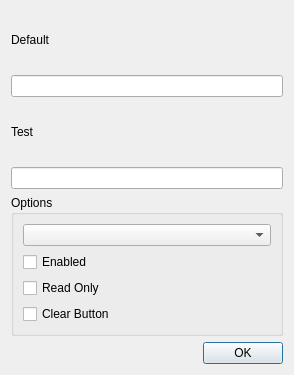
<?xml version="1.0" encoding="UTF-8"?>
<ui version="4.0">
 <class>Dialog</class>
 <widget class="QDialog" name="Dialog">
  <property name="geometry">
   <rect>
    <x>0</x>
    <y>0</y>
    <width>294</width>
    <height>375</height>
   </rect>
  </property>
  <property name="windowTitle">
   <string>Dialog</string>
  </property>
  <layout class="QVBoxLayout" name="verticalLayout_2">
   <item>
    <widget class="QLabel" name="label">
     <property name="text">
      <string>Default</string>
     </property>
    </widget>
   </item>
   <item>
    <widget class="QLineEdit" name="txtDefault"/>
   </item>
   <item>
    <widget class="QLabel" name="label_2">
     <property name="text">
      <string>Test</string>
     </property>
    </widget>
   </item>
   <item>
    <widget class="QLineEdit" name="txtTest"/>
   </item>
   <item>
    <widget class="QGroupBox" name="groupBox">
     <property name="title">
      <string>Options</string>
     </property>
     <layout class="QVBoxLayout" name="verticalLayout">
      <item>
       <widget class="QComboBox" name="cmbEcho"/>
      </item>
      <item>
       <widget class="QCheckBox" name="chkEnabled">
        <property name="text">
         <string>Enabled</string>
        </property>
       </widget>
      </item>
      <item>
       <widget class="QCheckBox" name="chkReadOnly">
        <property name="text">
         <string>Read Only</string>
        </property>
       </widget>
      </item>
      <item>
       <widget class="QCheckBox" name="chkClearButton">
        <property name="text">
         <string>Clear Button</string>
        </property>
       </widget>
      </item>
     </layout>
    </widget>
   </item>
   <item>
    <widget class="QDialogButtonBox" name="buttonBox">
     <property name="standardButtons">
      <set>QDialogButtonBox::Ok</set>
     </property>
    </widget>
   </item>
  </layout>
 </widget>
 <resources/>
 <connections/>
</ui>
